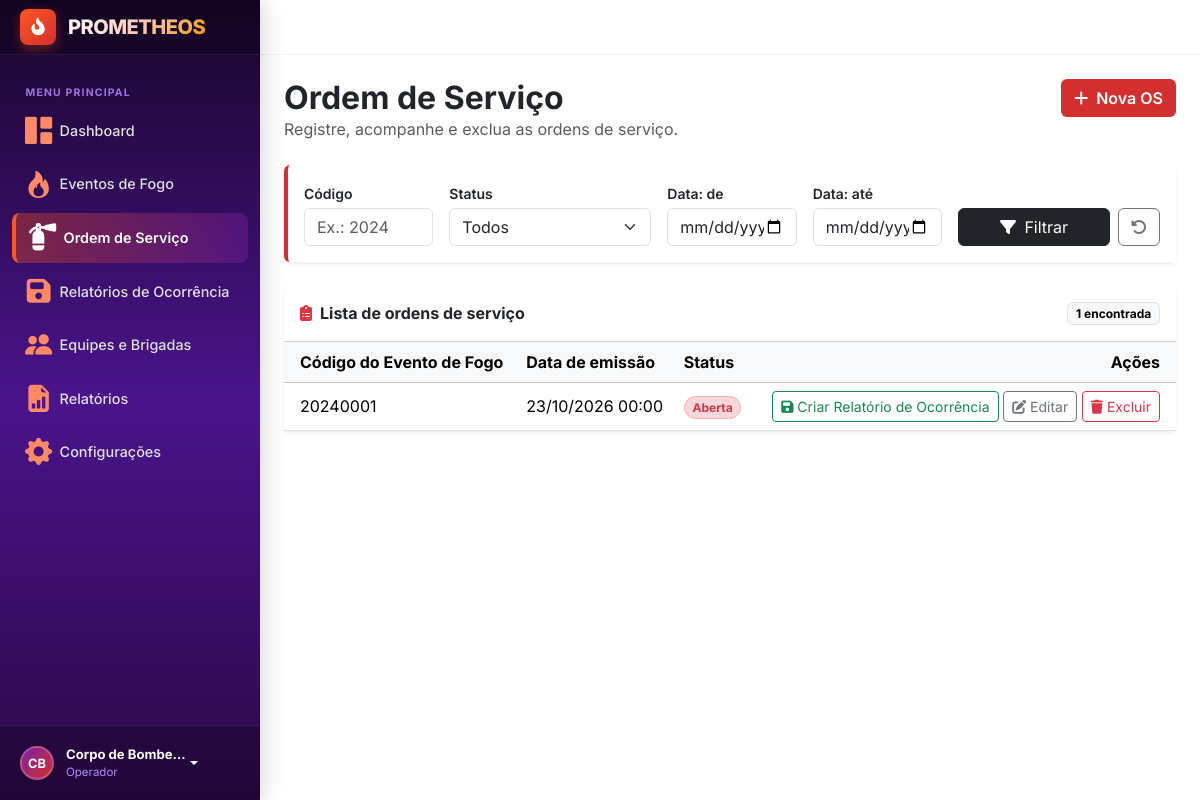
The app's page /ordemServico/, older data.
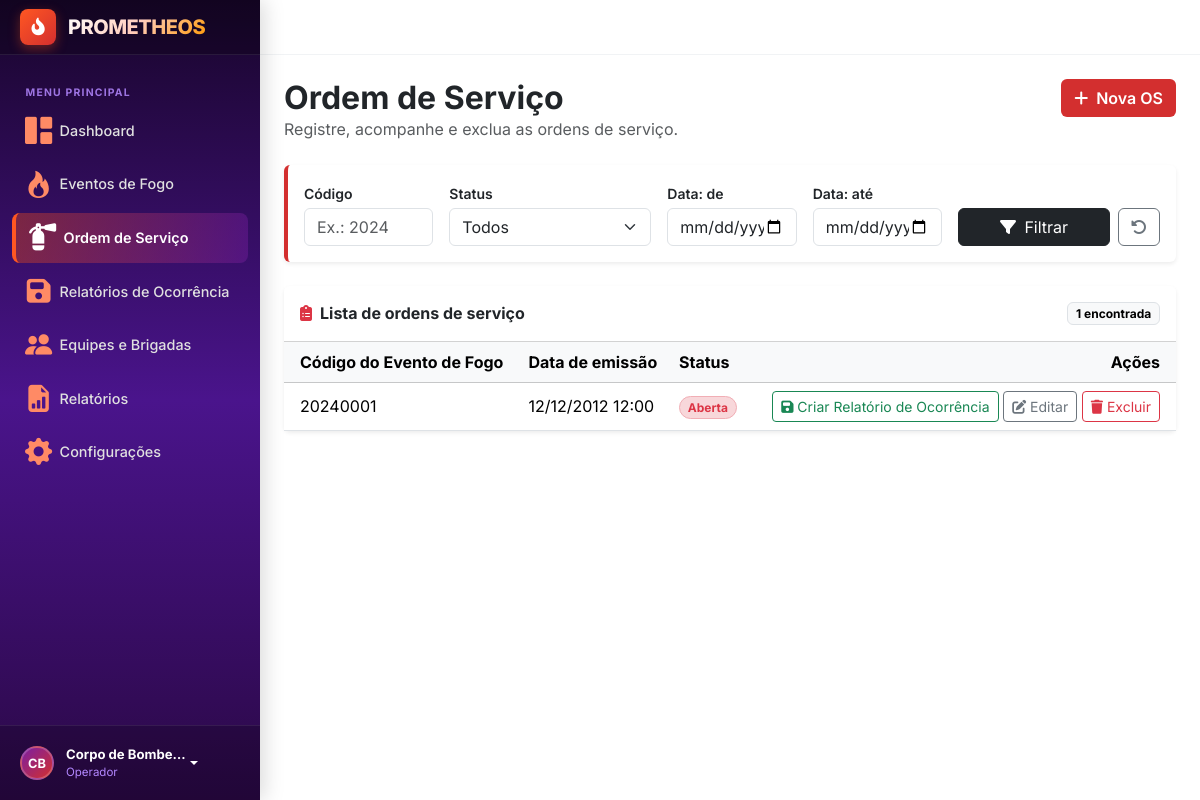
The same page, newer data.
### evento_fogo/models.py (models this page shows, shortened)
class OrdemServico(models.Model):
    id = models.IntegerField(primary_key=True)
    id_evento_fogo = models.OneToOneField(EventoFogo, on_delete=models.CASCADE)
    data_emissao = models.DateTimeField()
    estatus = models.CharField(choices=Estatus, default=Estatus.ABERTA)
    @property
    def codigoFogo(self):
           if self.id_evento_fogo:
                  return self.id_evento_fogo.codigo
           return None

class EventoFogo(models.Model):
    codigo = models.IntegerField()
    id = models.IntegerField(primary_key=True)
    data_registro = models.DateTimeField()
    longitude = models.IntegerField()
    latitude = models.IntegerField()
    class estatus(models.TextChoices):
        ABERTO = "ABERTO"
        COMBATE = "COMBATE"
        ENCERRADO = "ENCERRADO"
    estatus = models.CharField(choices=estatus, default=estatus.ABERTO)
    descricao = models.CharField(max_length=200)

### evento_fogo/views.py (the view)
# urls.py: path('ordemServico/', fogoViews.ordemServico, name='ordemServico'),
def ordemServico(request):
    ordens = OrdemServico.objects.all().order_by("-data_emissao")
    filtros = {
        "codigo" : request.GET.get("codigo", ""),
        "estatus" : request.GET.get("estatus", ""),
        "data_inicio" : request.GET.get("data_inicio", ""),
        "data_fim" : request.GET.get("data_fim", "")
    }
    if filtros["codigo"]:
        ordens = ordens.filter(id_evento_fogo__codigo=filtros["codigo"])
    if filtros["estatus"]:
        ordens = ordens.filter(estatus=filtros["estatus"])
    if filtros["data_inicio"]:
        ordens = ordens.filter(data_registro__date__gte=filtros["data_inicio"])
    if filtros["data_fim"]:
        ordens = ordens.filter(data_registro__date__lte=filtros["data_fim"])
    contexto = {
            "ordens" : ordens,
            "filtros" : filtros,
            "estatus_opcoes" : OrdemServico._meta.get_field("estatus").choices
        }
    return render(request, 'evento_fogo/ordemServico.html', contexto)

### templates/evento_fogo/ordemServico.html (shortened to what this page needs)
{% extends "layout.html" %}
{% block content %}
<div class="d-flex flex-wrap align-items-start justify-content-between gap-3 mb-4">
    <div>
        <h1 class="h2 fw-bold mb-0">Ordem de Serviço</h1>
        <p class="text-muted mb-0">Registre, acompanhe e exclua as ordens de serviço.</p>
    </div>
    <a href="{% url 'adicionaOrdemServico' %}" class="btn text-white fw-semibold" style="background-color: #D32F2F;">
        <i class="fa-solid fa-plus me-1"></i> Nova OS
    </a>
</div>
<div class="card border-0 shadow-sm mb-4" style="border-left: 4px solid #D32F2F !important;">
    <div class="card-body p-3">
        <form method="get" class="row g-3 align-items-end">
            <div class="col-12 col-md-2">
                <label for="filtro-codigo" class="form-label small fw-semibold mb-1">Código</label>
                <input type="text" class="form-control" id="filtro-codigo" name="codigo"
                       placeholder="Ex.: 2024" value="{{ filtros.codigo }}">
            </div>
            <div class="col-12 col-md-3">
                <label for="filtro-estatus" class="form-label small fw-semibold mb-1">Status</label>
                <select class="form-select" id="filtro-estatus" name="estatus">
                    <option value="">Todos</option>
                </select>
            </div>
            <div class="col-12 col-md-2">
                <label for="filtro-inicio" class="form-label small fw-semibold mb-1">Data: de</label>
                <input type="date" class="form-control" id="filtro-inicio" name="data_inicio" value="{{ filtros.data_inicio }}">
            </div>
            <div class="col-12 col-md-2">
                <label for="filtro-fim" class="form-label small fw-semibold mb-1">Data: até</label>
                <input type="date" class="form-control" id="filtro-fim" name="data_fim" value="{{ filtros.data_fim }}">
            </div>
            <div class="col-12 col-md-3 d-flex gap-2">
                <button type="submit" class="btn btn-dark w-100">
                    <i class="fa-solid fa-filter me-1"></i> Filtrar
                </button>
                <a href="{% url 'ordemServico' %}" class="btn btn-outline-secondary" title="Limpar filtros" aria-label="Limpar filtros">
                    <i class="fa-solid fa-rotate-left"></i>
                </a>
            </div>
        </form>
    </div>
</div>
<div class="card border-0 shadow-sm">
    <div class="card-header bg-white d-flex align-items-center justify-content-between py-3">
        <h2 class="h6 fw-bold mb-0">
            <i class="fa-solid fa-clipboard-list text-danger me-2"></i>Lista de ordens de serviço
        </h2>
        <span class="badge text-bg-light border">{{ ordens|length }} encontrada{{ ordens|length|pluralize }}</span>
    </div>
    <div class="table-responsive">
        <table class="table table-hover align-middle mb-0">
            <thead class="table-light">
                <tr>
                    <th scope="col" class="ps-3">Código do Evento de Fogo</th>
                    <th scope="col">Data de emissão</th>
                    <th scope="col">Status</th>
                    <th scope="col" class="text-end pe-3">Ações</th>
                </tr>
            </thead>
            <tbody>
                {% for ordem in ordens %}
                <tr>
                    <td class="ps-3">{{ ordem.codigoFogo }}</td>
                    <td>{{ ordem.data_emissao|date:"d/m/Y H:i" }}</td>
                    <td>
                        {% if ordem.estatus == "ABERTA" %}
                        <span class="badge bg-danger-subtle text-danger border border-danger-subtle rounded-pill">{{ ordem.get_estatus_display }}</span>
                        {% else %}
                        <span class="badge bg-secondary-subtle text-secondary border border-secondary-subtle rounded-pill">{{ ordem.get_estatus_display }}</span>
                        {% endif %}
                    </td>
                    <td class="text-end pe-3 text-nowrap">
                        <a href="#" class="btn btn-sm btn-outline-success"
                           title="Criar despacho" aria-label="Criar despacho para a OS {{ ordem.id }}">
                            <i class="fa-solid fa-floppy-disk"></i> Criar Relatório de Ocorrência
                        </a>
                        <a href="{% url 'editaOrdemServico' ordem.pk %}" class="btn btn-sm btn-outline-secondary"
                           title="Editar" aria-label="Editar OS {{ ordem.id }}">
                            <i class="fa-solid fa-pen-to-square"></i> Editar
                        </a>
                        <a href="{% url 'excluirOrdemServico' ordem.pk %}" class="btn btn-sm btn-outline-danger"
                           onclick="return confirm('Excluir a ordem de serviço?');"
                           title="Excluir" aria-label="Excluir OS {{ ordem.id }}">
                            <i class="fa-solid fa-trash"></i> Excluir
                        </a>
                    </td>
                </tr>
                {% endfor %}
            </tbody>
        </table>
    </div>
</div>
{% endblock %}

### templates/layout.html (shortened to what this page needs)
<!DOCTYPE html>
<html lang="pt-BR">
<head>
    <link href="https://cdn.jsdelivr.net/npm/bootstrap@5.3.2/dist/css/bootstrap.min.css" rel="stylesheet">
    <link rel="stylesheet" href="https://cdn.jsdelivr.net/npm/bootstrap-icons@1.11.3/font/bootstrap-icons.min.css">
    <link rel="stylesheet" href="https://cdnjs.cloudflare.com/ajax/libs/font-awesome/6.5.1/css/all.min.css">
</head>
<body>
    <div class="wrapper">
        <nav id="sidebar">
            <div class="sidebar-brand-wrapper">
                <a href="" class="sidebar-brand">
                    <div class="brand-icon">
                        <i class="fa-solid fa-fire-flame-curved"></i>
                    </div>
                    <span class="brand-text">PROMETHEOS</span>
                </a>
            </div>
            <div class="sidebar-menu">
                <div class="menu-header">Menu Principal</div>
                <a href="{% url 'dashboard' %}"
                class="nav-item-link {% if request.resolver_match.url_name == 'dashboard' %}active{% endif %}"
                title="Início">
                    <i class="bi bi-grid-1x2-fill"></i>
                    <span class="link-text">Dashboard</span>
                </a>
                <a href="{% url 'eventoFogo'%}"
                class="nav-item-link {% if 'eventoFogo' in request.resolver_match.url_name %}active{% endif %}"
                title="Ocorrências">
                    <i class="bi bi-fire"></i>
                    <span class="link-text">Eventos de Fogo</span>
                </a>
                <a href="{% url 'ordemServico'%}"
                class="nav-item-link {% if 'ordemServico' in request.resolver_match.url_name %}active{% endif %}"
                title="Ocorrências">
                    <i class="fa-solid fa-fire-extinguisher"></i>
                    <span class="link-text">Ordem de Serviço</span>
                </a>
                <a href="{% url 'relatorioOcorrencia'%}"
                class="nav-item-link {% if 'relatorioOcorrencia' in request.resolver_match.url_name %}active{% endif %}"
                title="Ocorrências">
                    <i class="fa-solid fa-floppy-disk"></i>
                    <span class="link-text">Relatórios de Ocorrência</span>
                </a>
                <a href="#" class="nav-item-link" title="Equipes">
                    <i class="bi bi-people-fill"></i>
                    <span class="link-text">Equipes e Brigadas</span>
                </a>
                <a href="#" class="nav-item-link" title="Relatórios">
                    <i class="bi bi-file-earmark-bar-graph-fill"></i>
                    <span class="link-text">Relatórios</span>
                </a>
                <a href="#" class="nav-item-link" title="Configurações">
                    <i class="bi bi-gear-fill"></i>
                    <span class="link-text">Configurações</span>
                </a>
            </div>
            <div class="sidebar-footer">
                <div class="dropdown">
                    <a href="#" class="user-pill dropdown-toggle" id="userMenuDropdown" data-bs-toggle="dropdown" aria-expanded="false">
                        <div class="user-avatar">CB</div>
                        <div class="user-info">
                            <div class="fw-bold text-truncate" style="max-width: 120px; font-size: 0.82rem;">Corpo de Bombeiros</div>
                            <div class="text-muted text-truncate" style="max-width: 120px; font-size: 0.72rem; color: #b388ff !important;">Operador</div>
                        </div>
                    </a>
                </div>
            </div>
        </nav>
        <div id="content-wrapper">
            <header class="top-navbar"></header>
            <main id="main-content" class="flex-grow-1 p-4">
                {% block content %}
                {% endblock %}
            </main>

### templates/layout.html (style rules this page uses)
:root { --fire-red-dark: #D32F2F; --fire-red-primary: #E64A19; --fire-orange: #FF5722; --fire-amber: #FF9800; --purple-dark: #18052B; --purple-mid: #4A148C; --purple-light: #7B1FA2; --bg-main: #ffffff; --sidebar-width: 260px; --sidebar-collapsed-width: 80px; --topbar-height: 55px; }
body { font-family: 'Inter', -apple-system, BlinkMacSystemFont, "Segoe UI", Roboto, sans-serif; background-color: var(--bg-main); color: #212529; overflow-x: hidden; margin: 0; padding: 0; }
.wrapper { display: flex; width: 100%; min-height: 100vh; }
#sidebar { width: var(--sidebar-width); min-width: var(--sidebar-width); background: linear-gradient(180deg, var(--purple-dark) 0%, var(--purple-mid) 50%, #2A0845 100%); color: #ffffff; transition: all 0.3s cubic-bezier(0.4, 0, 0.2, 1); position: fixed; top: 0; bottom: 0; left: 0; z-index: 1000; box-shadow: 4px 0 20px rgba(0, 0, 0, 0.15); display: flex; flex-direction: column; }
.sidebar-brand-wrapper { height: var(--topbar-height); display: flex; align-items: center; justify-content: space-between; padding: 0 0.85rem 0 1.25rem; background-color: rgba(0, 0, 0, 0.25); border-bottom: 1px solid rgba(255, 255, 255, 0.08); overflow: hidden; }
.sidebar-brand { display: flex; align-items: center; text-decoration: none; white-space: nowrap; }
.brand-icon { width: 36px; height: 36px; min-width: 36px; border-radius: 8px; background: linear-gradient(135deg, var(--fire-orange), var(--fire-red-dark)); display: flex; align-items: center; justify-content: center; color: #ffffff; font-size: 1.1rem; box-shadow: 0 4px 12px rgba(230, 74, 25, 0.4); }
.brand-text { font-size: 1.25rem; font-weight: 800; margin-left: 0.75rem; background: linear-gradient(135deg, #ffffff 0%, #ffccbc 50%, #ff9800 100%); -webkit-background-clip: text; -webkit-text-fill-color: transparent; letter-spacing: -0.5px; transition: opacity 0.2s; }
.sidebar-menu { padding: 1rem 0.75rem; flex-grow: 1; overflow-y: auto; }
.sidebar-menu .menu-header { font-size: 0.65rem; font-weight: 700; text-transform: uppercase; letter-spacing: 1.2px; color: #b388ff; padding: 0.85rem 0.85rem 0.35rem; white-space: nowrap; opacity: 0.85; }
.nav-item-link { display: flex; align-items: center; padding: 0.7rem 0.85rem; color: #e0e0e0; text-decoration: none; border-radius: 0.5rem; font-weight: 500; font-size: 0.9rem; margin-bottom: 0.25rem; transition: all 0.2s ease; white-space: nowrap; }
.nav-item-link i { font-size: 1.7rem; width: 26px; min-width: 26px; display: flex; align-items: center; justify-content: center; color: #ff8a65; transition: color 0.2s ease; }
.nav-item-link .link-text { margin-left: 0.5rem; transition: opacity 0.2s; }
.nav-item-link.active { color: #ffffff; background: linear-gradient(90deg, rgba(230, 74, 25, 0.4) 0%, rgba(123, 31, 162, 0.4) 100%); border-left: 4px solid var(--fire-orange); font-weight: 600; }
.nav-item-link.active i { color: #ffffff; }
.sidebar-footer { padding: 0.75rem; border-top: 1px solid rgba(255, 255, 255, 0.08); background: rgba(0, 0, 0, 0.2); }
.user-pill { display: flex; align-items: center; text-decoration: none; color: #ffffff; padding: 0.4rem 0.5rem; border-radius: 0.5rem; transition: background 0.2s; }
.user-avatar { width: 34px; height: 34px; min-width: 34px; border-radius: 50%; background: linear-gradient(135deg, var(--purple-light), var(--fire-red-dark)); display: flex; align-items: center; justify-content: center; font-weight: 700; font-size: 0.8rem; border: 2px solid rgba(255, 255, 255, 0.2); color: #ffffff; }
.user-info { margin-left: 0.75rem; overflow: hidden; white-space: nowrap; }
#content-wrapper { margin-left: var(--sidebar-width); width: calc(100% - var(--sidebar-width)); min-height: 100vh; background-color: var(--bg-main); transition: all 0.3s cubic-bezier(0.4, 0, 0.2, 1); display: flex; flex-direction: column; }
.top-navbar { height: var(--topbar-height); background-color: #ffffff; border-bottom: 1px solid #f1f3f5; padding: 0 1.5rem; display: flex; align-items: center; justify-content: flex-start; position: sticky; top: 0; z-index: 999; }

Row changes from the older to the newer data that the page shows:
removed OrdemServico: codigoFogo "20240001", data_emissao "23/10/2026 00:00", estatus "Aberta"
added OrdemServico: codigoFogo "20240001", data_emissao "12/12/2012 12:00", estatus "Aberta"
